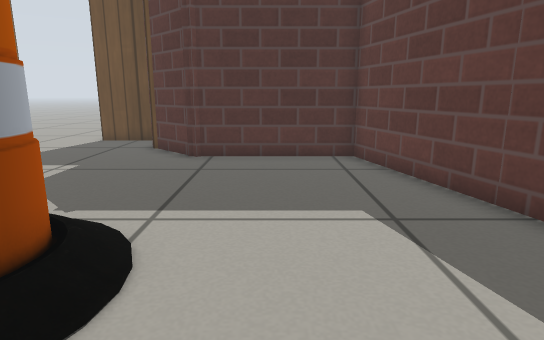
view 1 (above)

16 first-person views from a walk through a world built for the Gazebo simulator. The camera is 0.5 m above the floor, tilts 12° down and sees 75° across. The floor is counted in squares, 0.25 m on a side. Each view is taken from the middle of a square. On the plan, view 1 faces up. The plan holds only what a view shows up to about 18 squares ahead; the rest is blank. Gazebo's built-in surfaces are drawn with simple patterns.

view 2
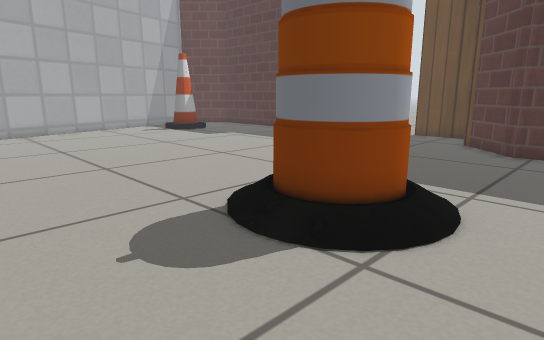

view 3
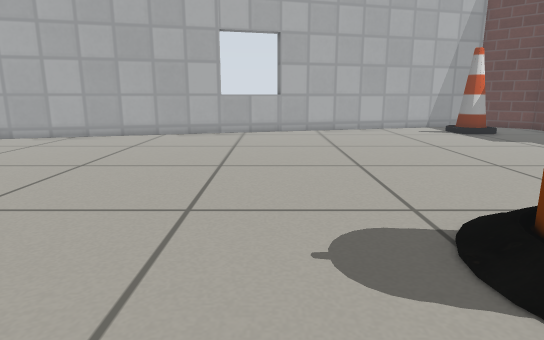

view 4
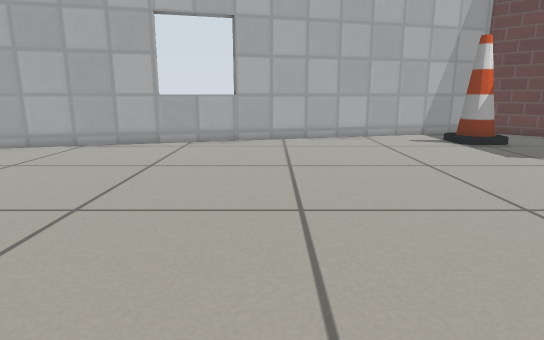

view 5
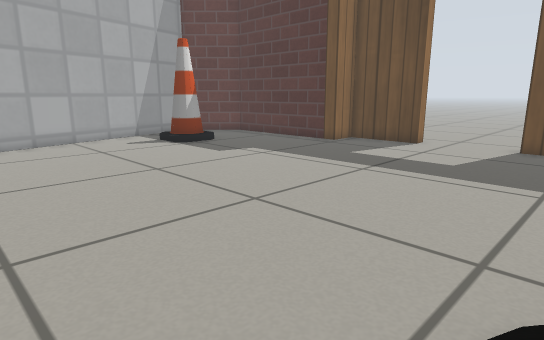

view 6
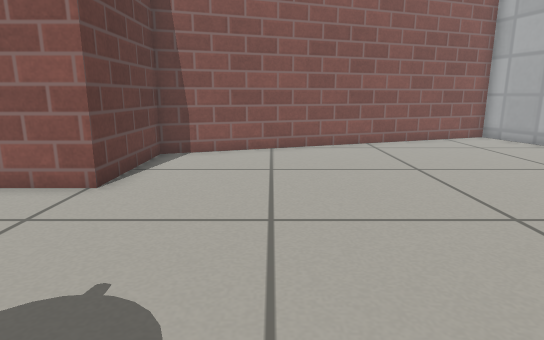

view 7
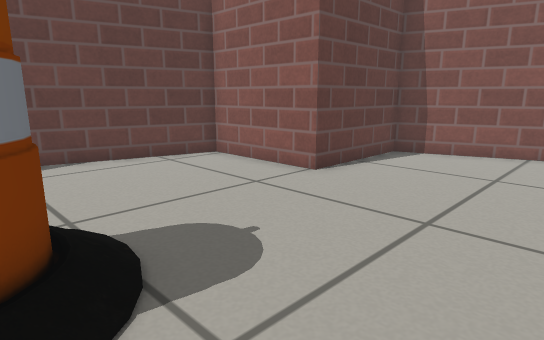

view 8
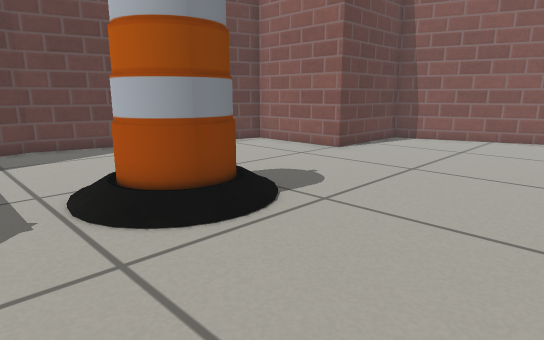

view 9
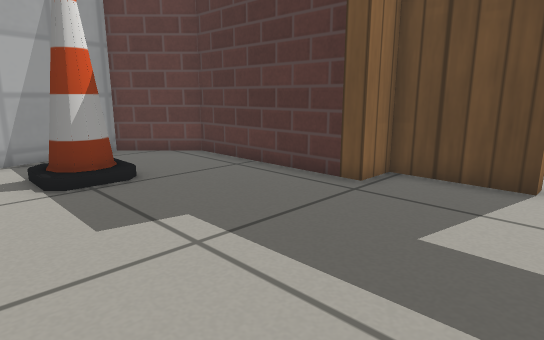

view 10
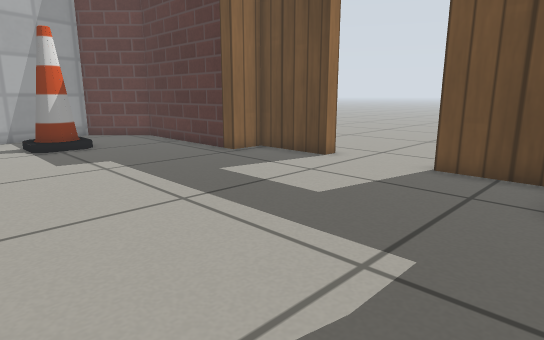

view 11
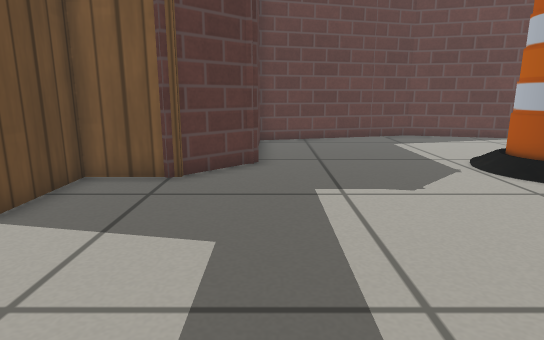

view 12
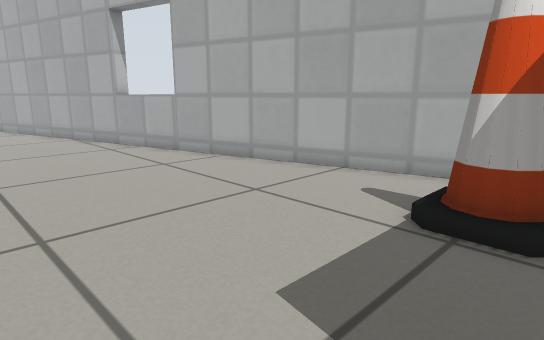

view 13
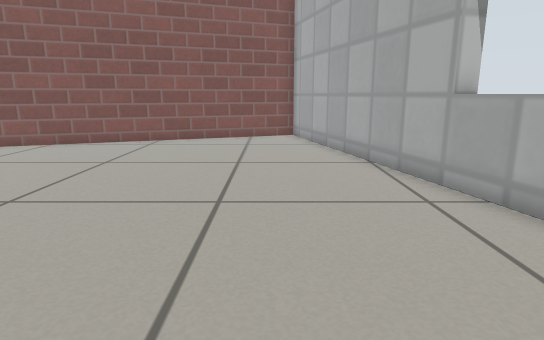

view 14
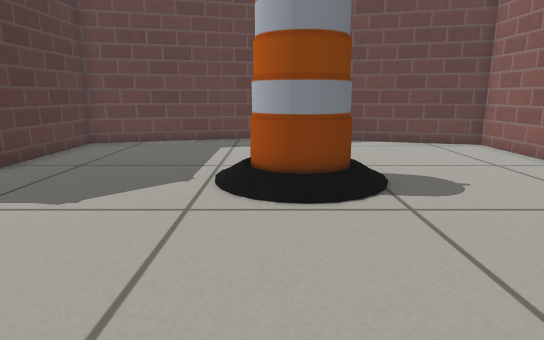

view 15
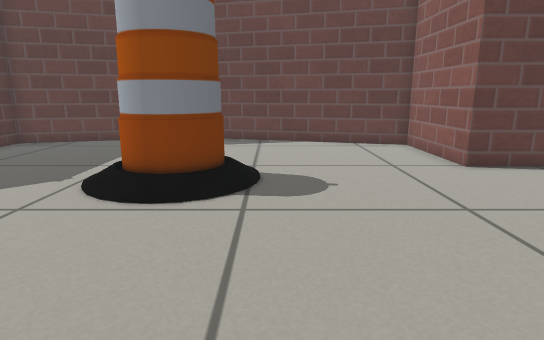

view 16
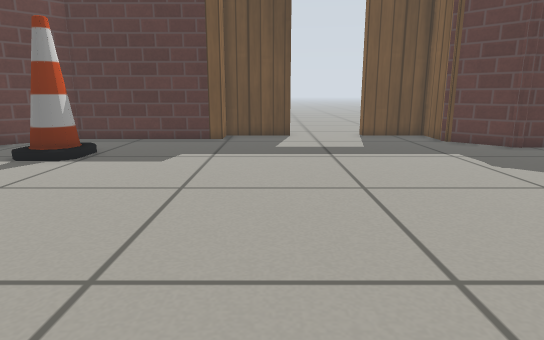

### Floor plan
Points are (right, up) in squares from view 1. A wall is a line through its corners. A room is listed if a view was taken in it or the views show most of it. See-through windows are left out.
Room 1 (views 1, 2, 3, 4, 5, 6, 7, 8, 9, 10, 11, 12, 13, 14, 15, 16)
walls: (-2.4, 11.4) (-4.6, 13.6); (-4.5, 13.1) (-4.5, 15.6) (-7.5, 15.6); (-19.6, -0.5) (-20.3, -0.7); (-11.1, 15.6) (-14.3, 15.6) (-14.3, 14.2) (-20.8, 14.2) (-23, 12) (-16.1, -13.9) (-2.2, -9) (-2.2, -4.5) (2.3, -4.5) (4.6, 4.3) (2.7, 11.5) (-2.9, 11.5)
ways out: open door at (-9.5, 16)
objects: cone (-20, 9) to (-19, 10); barrel (-5, 2) to (-3, 4)

Where each view was taken, in squares from view 1:
view 1: 0 up, 0 right, facing up
view 2: 2 down, 0 right, facing up-left
view 3: 1 down, 0 right, facing left
view 4: 1 up, 4 left, facing left
view 5: 1 up, 5 left, facing up-left
view 6: 3 up, 6 left, facing down
view 7: 3 up, 8 left, facing down-right
view 8: 7 up, 10 left, facing down-right
view 9: 7 up, 10 left, facing up-left
view 10: 6 up, 4 left, facing up-left
view 11: 11 up, 13 left, facing right
view 12: 11 up, 13 left, facing down-left
view 13: 4 up, 15 left, facing down
view 14: 4 up, 12 left, facing right
view 15: 1 up, 12 left, facing right
view 16: 2 down, 12 left, facing up
